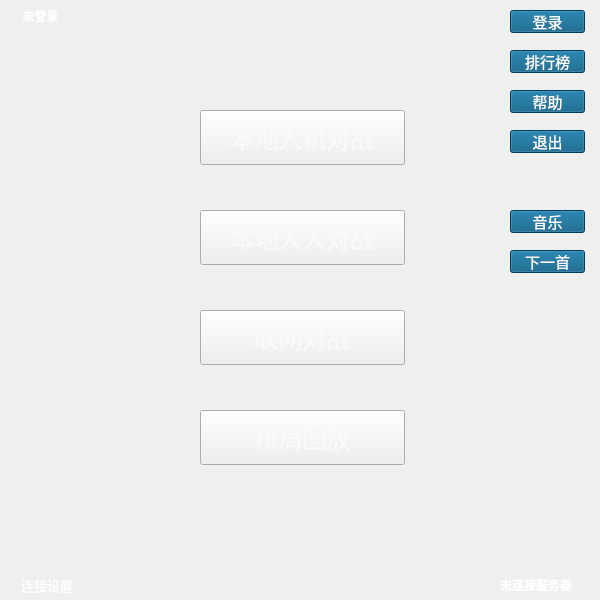
<?xml version="1.0" encoding="UTF-8"?>
<ui version="4.0">
 <class>FormMain</class>
 <widget class="QWidget" name="FormMain">
  <property name="geometry">
   <rect>
    <x>0</x>
    <y>0</y>
    <width>600</width>
    <height>600</height>
   </rect>
  </property>
  <property name="windowTitle">
   <string>五子棋</string>
  </property>
  <property name="windowIcon">
   <iconset resource="MainFrame.qrc">
    <normaloff>:/new/prefix1/Image/Icon/图标.jpg</normaloff>:/new/prefix1/Image/Icon/图标.jpg</iconset>
  </property>
  <property name="styleSheet">
   <string notr="true"/>
  </property>
  <widget class="QPushButton" name="pve_Button">
   <property name="geometry">
    <rect>
     <x>200</x>
     <y>110</y>
     <width>205</width>
     <height>55</height>
    </rect>
   </property>
   <property name="font">
    <font>
     <family>华文行楷</family>
     <pointsize>18</pointsize>
     <weight>50</weight>
     <italic>false</italic>
     <bold>false</bold>
    </font>
   </property>
   <property name="cursor">
    <cursorShape>PointingHandCursor</cursorShape>
   </property>
   <property name="styleSheet">
    <string notr="true">background-image: url(:/new/prefix1/Image/Button/200.50.4。副本.jpg);
color: rgb(250, 250, 250);

;</string>
   </property>
   <property name="text">
    <string>本地人机对战</string>
   </property>
  </widget>
  <widget class="QPushButton" name="pvp_Button">
   <property name="geometry">
    <rect>
     <x>200</x>
     <y>210</y>
     <width>205</width>
     <height>55</height>
    </rect>
   </property>
   <property name="font">
    <font>
     <family>华文行楷</family>
     <pointsize>18</pointsize>
    </font>
   </property>
   <property name="cursor">
    <cursorShape>PointingHandCursor</cursorShape>
   </property>
   <property name="styleSheet">
    <string notr="true">background-image: url(:/new/prefix1/Image/Button/200.50.4。副本.jpg);
color: rgb(250, 250, 250);</string>
   </property>
   <property name="text">
    <string>本地人人对战</string>
   </property>
  </widget>
  <widget class="QPushButton" name="Online_Button">
   <property name="geometry">
    <rect>
     <x>200</x>
     <y>310</y>
     <width>205</width>
     <height>55</height>
    </rect>
   </property>
   <property name="font">
    <font>
     <family>华文行楷</family>
     <pointsize>18</pointsize>
    </font>
   </property>
   <property name="cursor">
    <cursorShape>PointingHandCursor</cursorShape>
   </property>
   <property name="styleSheet">
    <string notr="true">background-image: url(:/new/prefix1/Image/Button/200.50.4。副本.jpg);
color: rgb(250, 250, 250);

;</string>
   </property>
   <property name="text">
    <string>联网对战</string>
   </property>
  </widget>
  <widget class="QPushButton" name="Sign_Button">
   <property name="geometry">
    <rect>
     <x>510</x>
     <y>10</y>
     <width>75</width>
     <height>23</height>
    </rect>
   </property>
   <property name="font">
    <font>
     <family>华文行楷</family>
     <pointsize>11</pointsize>
    </font>
   </property>
   <property name="cursor">
    <cursorShape>PointingHandCursor</cursorShape>
   </property>
   <property name="styleSheet">
    <string notr="true">background-color: rgb(0, 85, 127);
color: rgb(255, 255, 255);</string>
   </property>
   <property name="text">
    <string>登录</string>
   </property>
  </widget>
  <widget class="QPushButton" name="Exit_Button">
   <property name="enabled">
    <bool>true</bool>
   </property>
   <property name="geometry">
    <rect>
     <x>510</x>
     <y>130</y>
     <width>75</width>
     <height>23</height>
    </rect>
   </property>
   <property name="font">
    <font>
     <family>华文行楷</family>
     <pointsize>11</pointsize>
    </font>
   </property>
   <property name="cursor">
    <cursorShape>PointingHandCursor</cursorShape>
   </property>
   <property name="styleSheet">
    <string notr="true">color: rgb(255, 255, 255);
background-color: rgb(0, 85, 127);</string>
   </property>
   <property name="text">
    <string>退出</string>
   </property>
  </widget>
  <widget class="QLabel" name="label">
   <property name="geometry">
    <rect>
     <x>0</x>
     <y>0</y>
     <width>600</width>
     <height>600</height>
    </rect>
   </property>
   <property name="styleSheet">
    <string notr="true">background-image: url(:/new/prefix1/Image/Background/Main2.jpg);</string>
   </property>
   <property name="text">
    <string/>
   </property>
  </widget>
  <widget class="QPushButton" name="music_button">
   <property name="geometry">
    <rect>
     <x>510</x>
     <y>210</y>
     <width>75</width>
     <height>23</height>
    </rect>
   </property>
   <property name="font">
    <font>
     <family>华文行楷</family>
     <pointsize>11</pointsize>
    </font>
   </property>
   <property name="cursor">
    <cursorShape>PointingHandCursor</cursorShape>
   </property>
   <property name="styleSheet">
    <string notr="true">color: rgb(255, 255, 255);
background-color: rgb(0, 85, 127);</string>
   </property>
   <property name="text">
    <string>音乐</string>
   </property>
  </widget>
  <widget class="QPushButton" name="pushButton">
   <property name="enabled">
    <bool>true</bool>
   </property>
   <property name="geometry">
    <rect>
     <x>0</x>
     <y>570</y>
     <width>94</width>
     <height>30</height>
    </rect>
   </property>
   <property name="font">
    <font>
     <family>华文行楷</family>
     <pointsize>10</pointsize>
    </font>
   </property>
   <property name="cursor">
    <cursorShape>PointingHandCursor</cursorShape>
   </property>
   <property name="styleSheet">
    <string notr="true">color: rgb(255, 255, 255);</string>
   </property>
   <property name="text">
    <string>连接设置</string>
   </property>
   <property name="default">
    <bool>false</bool>
   </property>
   <property name="flat">
    <bool>true</bool>
   </property>
  </widget>
  <widget class="QPushButton" name="replay_Button">
   <property name="geometry">
    <rect>
     <x>200</x>
     <y>410</y>
     <width>205</width>
     <height>55</height>
    </rect>
   </property>
   <property name="font">
    <font>
     <family>华文行楷</family>
     <pointsize>18</pointsize>
    </font>
   </property>
   <property name="cursor">
    <cursorShape>PointingHandCursor</cursorShape>
   </property>
   <property name="styleSheet">
    <string notr="true">background-image: url(:/new/prefix1/Image/Button/200.50.4。副本.jpg);
color: rgb(250, 250, 250);


</string>
   </property>
   <property name="text">
    <string>棋局回放</string>
   </property>
  </widget>
  <widget class="QPushButton" name="ranking_Button">
   <property name="geometry">
    <rect>
     <x>510</x>
     <y>50</y>
     <width>75</width>
     <height>23</height>
    </rect>
   </property>
   <property name="font">
    <font>
     <family>华文行楷</family>
     <pointsize>11</pointsize>
    </font>
   </property>
   <property name="cursor">
    <cursorShape>PointingHandCursor</cursorShape>
   </property>
   <property name="styleSheet">
    <string notr="true">color: rgb(255, 255, 255);
background-color: rgb(0, 85, 127);</string>
   </property>
   <property name="text">
    <string>排行榜</string>
   </property>
  </widget>
  <widget class="QLabel" name="log_state_label">
   <property name="geometry">
    <rect>
     <x>0</x>
     <y>5</y>
     <width>81</width>
     <height>21</height>
    </rect>
   </property>
   <property name="font">
    <font>
     <family>微软雅黑</family>
     <pointsize>9</pointsize>
     <weight>75</weight>
     <bold>true</bold>
    </font>
   </property>
   <property name="styleSheet">
    <string notr="true">color: rgb(255, 255, 255);</string>
   </property>
   <property name="text">
    <string>未登录</string>
   </property>
   <property name="alignment">
    <set>Qt::AlignCenter</set>
   </property>
  </widget>
  <widget class="QLabel" name="conn_state_label">
   <property name="geometry">
    <rect>
     <x>500</x>
     <y>570</y>
     <width>121</width>
     <height>30</height>
    </rect>
   </property>
   <property name="font">
    <font>
     <family>微软雅黑</family>
     <pointsize>9</pointsize>
     <weight>75</weight>
     <bold>true</bold>
    </font>
   </property>
   <property name="styleSheet">
    <string notr="true">color: rgb(255, 255, 255);</string>
   </property>
   <property name="text">
    <string>未连接服务器</string>
   </property>
   <property name="alignment">
    <set>Qt::AlignLeading|Qt::AlignLeft|Qt::AlignVCenter</set>
   </property>
  </widget>
  <widget class="QPushButton" name="help_button">
   <property name="geometry">
    <rect>
     <x>510</x>
     <y>90</y>
     <width>75</width>
     <height>23</height>
    </rect>
   </property>
   <property name="font">
    <font>
     <family>华文行楷</family>
     <pointsize>11</pointsize>
    </font>
   </property>
   <property name="cursor">
    <cursorShape>PointingHandCursor</cursorShape>
   </property>
   <property name="styleSheet">
    <string notr="true">background-color: rgb(0, 85, 127);
color: rgb(255, 255, 255);</string>
   </property>
   <property name="text">
    <string>帮助</string>
   </property>
  </widget>
  <widget class="QPushButton" name="nextSong_Button">
   <property name="geometry">
    <rect>
     <x>510</x>
     <y>250</y>
     <width>75</width>
     <height>23</height>
    </rect>
   </property>
   <property name="font">
    <font>
     <family>华文行楷</family>
     <pointsize>11</pointsize>
    </font>
   </property>
   <property name="cursor">
    <cursorShape>PointingHandCursor</cursorShape>
   </property>
   <property name="styleSheet">
    <string notr="true">background-color: rgb(0, 85, 127);
color: rgb(255, 255, 255);</string>
   </property>
   <property name="text">
    <string>下一首</string>
   </property>
  </widget>
  <zorder>label</zorder>
  <zorder>pve_Button</zorder>
  <zorder>pvp_Button</zorder>
  <zorder>Online_Button</zorder>
  <zorder>Sign_Button</zorder>
  <zorder>Exit_Button</zorder>
  <zorder>music_button</zorder>
  <zorder>pushButton</zorder>
  <zorder>replay_Button</zorder>
  <zorder>ranking_Button</zorder>
  <zorder>log_state_label</zorder>
  <zorder>conn_state_label</zorder>
  <zorder>help_button</zorder>
  <zorder>nextSong_Button</zorder>
 </widget>
 <resources>
  <include location="MainFrame.qrc"/>
 </resources>
 <connections/>
</ui>
